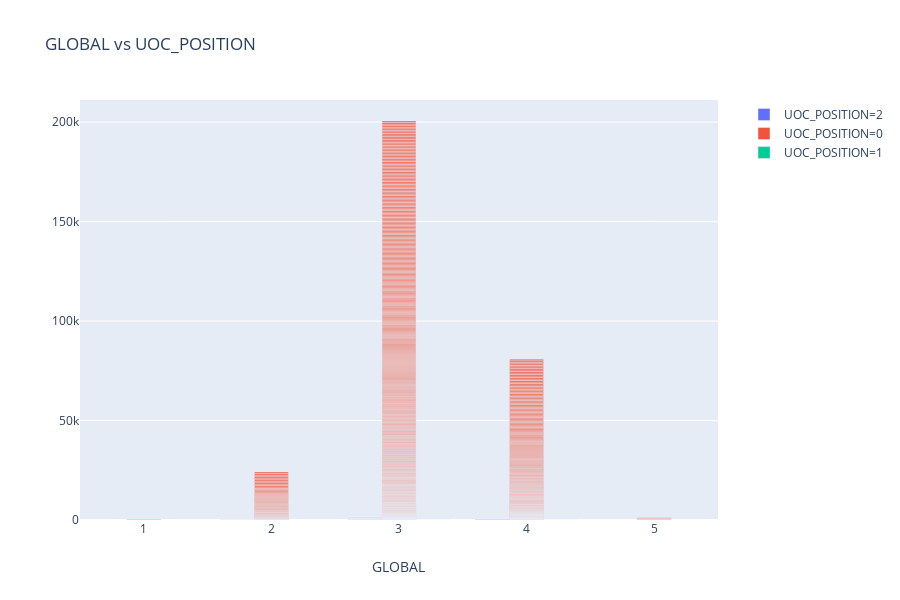

Notebook code for this chart:
### Markdown cell above
##### UOC POSITION

### Code cell
fig = px.bar(data, x='GLOBAL', color='UOC_POSITION',  barmode='group',  title='GLOBAL vs UOC_POSITION')
fig.show()

### Figure 1 — Plotly figure (JSON) as saved in the notebook; plotly's stock layout.template omitted (floating-point values rounded to 4 significant figures; data arrays with more than 128 entries replaced by an {"elided": "..."} marker saying what was removed)
{"data": [{"alignmentgroup": "True", "hoverlabel": {"namelength": 0}, "hovertemplate": "UOC_POSITION=2<br>GLOBAL=%{x}", "legendgroup": "UOC_POSITION=2", "marker": {"color": "#636efa"}, "name": "UOC_POSITION=2", "offsetgroup": "UOC_POSITION=2", "orientation": "v", "showlegend": true, "textposition": "auto", "type": "bar", "x": [3, 3, 4, 4, 3, 4, 4, 3, 4, 4, 3, 2, 4, 3, 3, 2, 4, 4, 4, 3, 4, 3, 3, 3, 3, 3, 4, 3, 3, 4, 3, 4, 3, 3, 3, 4, 4, 3, 3, 3, 3, 3, 3, 3, 3, 3, 3, 3, 4, 3, 3, 3, 3, 4, 3, 3, 4, 3, 4, 3, 3, 3, 3, 3, 3], "xaxis": "x", "yaxis": "y"}, {"alignmentgroup": "True", "hoverlabel": {"namelength": 0}, "hovertemplate": "UOC_POSITION=0<br>GLOBAL=%{x}", "legendgroup": "UOC_POSITION=0", "marker": {"color": "#EF553B"}, "name": "UOC_POSITION=0", "offsetgroup": "UOC_POSITION=0", "orientation": "v", "showlegend": true, "textposition": "auto", "type": "bar", "x": {"elided": "784 int values"}, "xaxis": "x", "yaxis": "y"}, {"alignmentgroup": "True", "hoverlabel": {"namelength": 0}, "hovertemplate": "UOC_POSITION=1<br>GLOBAL=%{x}", "legendgroup": "UOC_POSITION=1", "marker": {"color": "#00cc96"}, "name": "UOC_POSITION=1", "offsetgroup": "UOC_POSITION=1", "orientation": "v", "showlegend": true, "textposition": "auto", "type": "bar", "x": [4, 3], "xaxis": "x", "yaxis": "y"}], "layout": {"barmode": "group", "height": 600, "legend": {"tracegroupgap": 0}, "title": {"text": "GLOBAL vs UOC_POSITION"}, "xaxis": {"anchor": "y", "domain": [0, 0.98], "title": {"text": "GLOBAL"}}, "yaxis": {"anchor": "x", "domain": [0, 1]}}}
